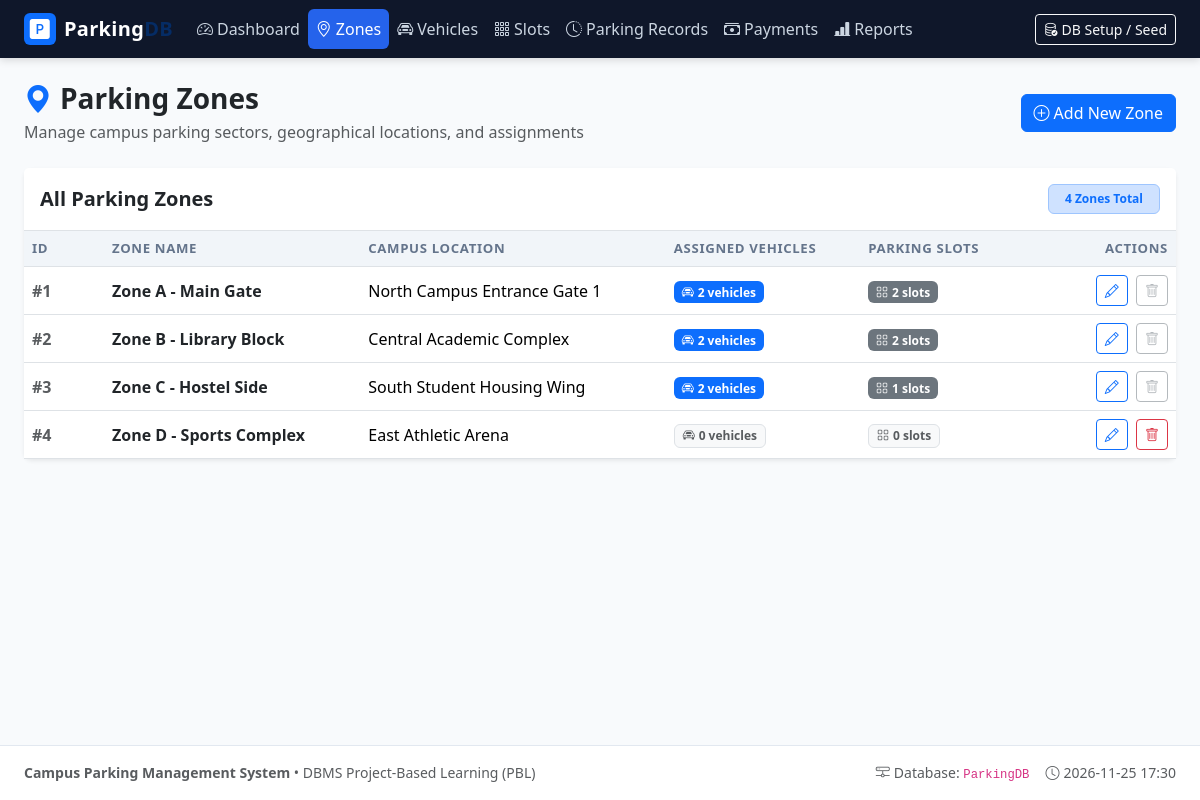
/zones.php, run on the app's committed database.
### tables this page shows
CREATE TABLE `Parking_Zone` (
    `zone_id` INT AUTO_INCREMENT PRIMARY KEY,
    `zone_name` VARCHAR(50) NOT NULL UNIQUE,
    `location` VARCHAR(50) NULL
);

### includes/functions.php (called while the page is built, shortened)
<?php
function sanitize(mixed $data): string {
    return htmlspecialchars((string)($data ?? ''), ENT_QUOTES, 'UTF-8');
}

### zones.php (the view, shortened to what this page needs)
<?php
require_once __DIR__ . '/includes/header.php';
$action = $_GET['action'] ?? 'list';
$zonesQuery = $pdo->query("
    SELECT z.zone_id, z.zone_name, z.location,
           COUNT(DISTINCT v.vehicle_id) AS vehicle_count,
           COUNT(DISTINCT s.slot_id) AS slot_count
    FROM Parking_Zone z
    LEFT JOIN Vehicle v ON z.zone_id = v.zone_id
    LEFT JOIN Parking_Slot s ON z.zone_id = s.zone_id
    GROUP BY z.zone_id, z.zone_name, z.location
    ORDER BY z.zone_id ASC
");
$zones = $zonesQuery->fetchAll();
?>
<div class="row mb-4 align-items-center">
    <div class="col-md-6">
        <h2 class="h3 fw-bold text-dark mb-1">
            <i class="bi bi-geo-alt-fill text-primary me-2"></i>Parking Zones
        </h2>
        <p class="text-muted mb-0">Manage campus parking sectors, geographical locations, and assignments</p>
    </div>
    <div class="col-md-6 text-md-end mt-3 mt-md-0">
        <?php if ($action !== 'create'): ?>
            <a href="zones.php?action=create" class="btn btn-primary">
                <i class="bi bi-plus-circle me-1"></i>Add New Zone
            </a>
        <?php endif; ?>
    </div>
</div>
<div class="card border-0 shadow-sm">
    <div class="card-header bg-white py-3 border-bottom d-flex justify-content-between align-items-center">
        <h5 class="card-title mb-0 fw-bold">All Parking Zones</h5>
        <span class="badge bg-primary-subtle text-primary border border-primary-subtle px-3 py-2">
            <?= count($zones) ?> Zones Total
        </span>
    </div>
    <div class="table-responsive">
        <table class="table table-hover align-middle mb-0">
            <thead>
                <tr>
                    <th style="width: 80px;">ID</th>
                    <th>Zone Name</th>
                    <th>Campus Location</th>
                    <th>Assigned Vehicles</th>
                    <th>Parking Slots</th>
                    <th style="width: 160px;" class="text-end">Actions</th>
                </tr>
            </thead>
            <tbody>
                <?php if (empty($zones)): ?>
                    <tr>
                        <td colspan="6" class="text-center text-muted py-4">No parking zones found. Click "Add New Zone" above.</td>
                    </tr>
                <?php else: ?>
                    <?php foreach ($zones as $z): ?>
                        <?php
                            $depCount = $z['vehicle_count'] + $z['slot_count'];
                            $canDelete = ($depCount === 0);
                        ?>
                        <tr>
                            <td class="fw-bold text-muted">#<?= sanitize($z['zone_id']) ?></td>
                            <td>
                                <strong class="text-dark"><?= sanitize($z['zone_name']) ?></strong>
                            </td>
                            <td><?= sanitize($z['location'] ?: 'Not specified') ?></td>
                            <td>
                                <a href="vehicles.php?zone_id=<?= $z['zone_id'] ?>" class="text-decoration-none">
                                    <span class="badge <?= $z['vehicle_count'] > 0 ? 'bg-primary' : 'bg-light text-muted border' ?>">
                                        <i class="bi bi-car-front me-1"></i><?= $z['vehicle_count'] ?> vehicles
                                    </span>
                                </a>
                            </td>
                            <td>
                                <span class="badge <?= $z['slot_count'] > 0 ? 'bg-secondary' : 'bg-light text-muted border' ?>">
                                    <i class="bi bi-grid me-1"></i><?= $z['slot_count'] ?> slots
                                </span>
                            </td>
                            <td class="text-end">
                                <a href="zones.php?action=edit&id=<?= $z['zone_id'] ?>" class="btn btn-sm btn-outline-primary me-1" title="Edit">
                                    <i class="bi bi-pencil"></i>
                                </a>
                                <form method="POST" action="zones.php" class="d-inline"
                                      onsubmit="<?= !$canDelete ? "alert('Cannot delete: This zone still has {$depCount} linked vehicle(s) or slot(s). Please reassign or delete them first.'); return false;" : "return confirm('Are you sure you want to delete zone \"".addslashes($z['zone_name']). "\"?');" ?>">
                                    <button type="submit" class="btn btn-sm <?= $canDelete ? 'btn-outline-danger' : 'btn-outline-secondary opacity-50' ?>"
                                            title="<?= $canDelete ? 'Delete zone' : 'Cannot delete (has linked records)' ?>">
                                        <i class="bi bi-trash"></i>
                                    </button>
                                </form>
                            </td>
                        </tr>
                    <?php endforeach; ?>
                <?php endif; ?>
            </tbody>
        </table>
    </div>
</div>
<?php require_once __DIR__ . '/includes/footer.php'; ?>

### assets/css/style.css (style rules this page uses)
:root { --primary-color: #2563eb; --primary-hover: #1d4ed8; --secondary-color: #475569; --success-color: #10b981; --warning-color: #f59e0b; --danger-color: #ef4444; --sidebar-bg: #0f172a; --sidebar-color: #cbd5e1; --card-shadow: 0 4px 6px -1px rgba(0, 0, 0, 0.07), 0 2px 4px -2px rgba(0, 0, 0, 0.05); }
body { background-color: #f8fafc; color: #1e293b; font-family: system-ui, -apple-system, "Segoe UI", Roboto, Helvetica, Arial, sans-serif; min-height: 100vh; display: flex; flex-direction: column; }
.card { border-radius: 0.5rem; box-shadow: var(--card-shadow); border: 1px solid #e2e8f0; }
.table th { font-size: 0.825rem; text-transform: uppercase; letter-spacing: 0.05em; color: #64748b; background-color: #f1f5f9; vertical-align: middle; }
.table td { vertical-align: middle; }
.badge { font-weight: 600; padding: 0.4em 0.65em; }

### data on the page
parking_zone: zone_id "1", zone_name "Zone A - Main Gate", location "North Campus Entrance Gate 1", vehicle_count "2", slot_count "2"
parking_zone: zone_id "2", zone_name "Zone B - Library Block", location "Central Academic Complex", vehicle_count "2", slot_count "2"
parking_zone: zone_id "3", zone_name "Zone C - Hostel Side", location "South Student Housing Wing", vehicle_count "2", slot_count "1"
parking_zone: zone_id "4", zone_name "Zone D - Sports Complex", location "East Athletic Arena", vehicle_count "0", slot_count "0"

### other printed values
count($zones) "4"
